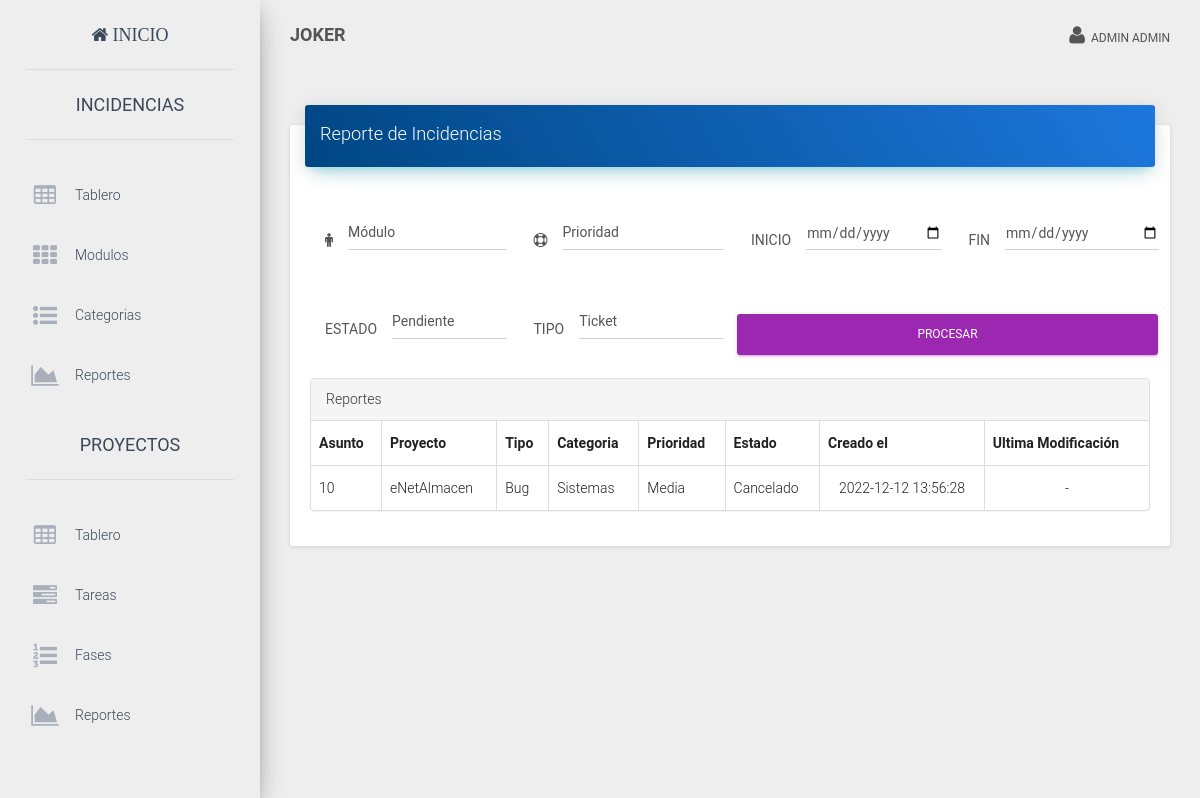
Screenshot of /?view=reports (signed in) with the database file from the repository.
### tables this page shows
CREATE TABLE IF NOT EXISTS `user` (
  `id` int NOT NULL AUTO_INCREMENT,
  `username` varchar(50) DEFAULT NULL,
  `name` varchar(50) DEFAULT NULL,
  `lastname` varchar(50) DEFAULT NULL,
  `email` varchar(255) DEFAULT NULL,
  `password` varchar(60) DEFAULT NULL,
  `is_active` tinyint(1) NOT NULL DEFAULT '1',
  `kind` int NOT NULL DEFAULT '1',
  `created_at` datetime DEFAULT NULL,
  PRIMARY KEY (`id`)
);

CREATE TABLE IF NOT EXISTS `ticket` (
  `id` int NOT NULL AUTO_INCREMENT,
  `title` varchar(100) DEFAULT NULL,
  `description` text,
  `updated_at` datetime DEFAULT NULL,
  `created_at` datetime DEFAULT NULL,
  `kind_id` int NOT NULL,
  `user_id` int NOT NULL,
  `asigned_id` int DEFAULT NULL,
  `project_id` int DEFAULT NULL,
  `category_id` int DEFAULT NULL,
  `priority_id` int NOT NULL DEFAULT '1',
  `status_id` int NOT NULL DEFAULT '1',
  PRIMARY KEY (`id`),
  KEY `priority_id` (`priority_id`),
  KEY `status_id` (`status_id`),
  KEY `user_id` (`user_id`),
  KEY `kind_id` (`kind_id`),
  KEY `category_id` (`category_id`),
  KEY `project_id` (`project_id`),
  CONSTRAINT `ticket_ibfk_1` FOREIGN KEY (`priority_id`) REFERENCES `priority` (`id`),
  CONSTRAINT `ticket_ibfk_2` FOREIGN KEY (`status_id`) REFERENCES `status` (`id`),
  CONSTRAINT `ticket_ibfk_3` FOREIGN KEY (`user_id`) REFERENCES `user` (`id`),
  CONSTRAINT `ticket_ibfk_4` FOREIGN KEY (`kind_id`) REFERENCES `kind` (`id`),
  CONSTRAINT `ticket_ibfk_5` FOREIGN KEY (`category_id`) REFERENCES `category` (`id`),
  CONSTRAINT `ticket_ibfk_6` FOREIGN KEY (`project_id`) REFERENCES `project` (`id`)
);

CREATE TABLE IF NOT EXISTS `project` (
  `id` int NOT NULL AUTO_INCREMENT,
  `name` varchar(200) DEFAULT NULL,
  `description` text,
  PRIMARY KEY (`id`)
);

CREATE TABLE IF NOT EXISTS `category` (
  `id` int NOT NULL AUTO_INCREMENT,
  `name` varchar(200) DEFAULT NULL,
  PRIMARY KEY (`id`)
);

CREATE TABLE IF NOT EXISTS `priority` (
  `id` int NOT NULL AUTO_INCREMENT,
  `name` varchar(100) DEFAULT NULL,
  PRIMARY KEY (`id`)
);

### core/app/view/reports-view.php (the view, shortened to what the rows shown need)
<div class="row">
	<div class="col-md-12">
		<div class="card">
			<div class="card-header" data-background-color="blue">
				<h4 class="title">Reporte de Incidencias</h4>
			</div>
			<div class="card-content table-responsive">
				<form class="form-horizontal" role="form">
					<?php
					$projects = ProjectData::getAll();
					$priorities = PriorityData::getAll();
					$statuses = StatusData::getAll();
					$kinds = KindData::getAll();
					?>
					<div class="form-group">
						<div class="col-lg-3">
							<div class="input-group">
								<span class="input-group-addon"><i class="fa fa-male"></i></span>
								<select name="project_id" class="form-control">
									<option value="">Módulo</option>
								</select>
							</div>
						</div>
						<div class="col-lg-3">
							<div class="input-group">
								<span class="input-group-addon"><i class="fa fa-support"></i></span>
								<select name="priority_id" class="form-control">
									<option value="">Prioridad</option>
								</select>
							</div>
						</div>
						<div class="col-lg-3">
							<div class="input-group">
								<span class="input-group-addon">INICIO</span>
								<input type="date" name="start_at" value="<?php if (isset($_GET["start_at"]) && $_GET["start_at"] != "") {
																				echo $_GET["start_at"];
																			} ?>" class="form-control" placeholder="Palabra clave">
							</div>
						</div>
						<div class="col-lg-3">
							<div class="input-group">
								<span class="input-group-addon">FIN</span>
								<input type="date" name="finish_at" value="<?php if (isset($_GET["finish_at"]) && $_GET["finish_at"] != "") {
																				echo $_GET["finish_at"];
																			} ?>" class="form-control" placeholder="Palabra clave">
							</div>
						</div>
					</div>
					<div class="form-group">
						<div class="col-lg-3">
							<div class="input-group">
								<span class="input-group-addon">ESTADO</span>
								<select name="status_id" class="form-control">
									<?php foreach ($statuses as $p) : ?>
										<option value="<?php echo $p->id; ?>" <?php if (isset($_GET["status_id"]) && $_GET["status_id"] == $p->id) {
																					echo "selected";
																				} ?>><?php echo $p->name; ?></option>
									<?php endforeach; ?>
								</select>
							</div>
						</div>
						<div class="col-lg-3">
							<div class="input-group">
								<span class="input-group-addon">TIPO</span>
								<select name="kind_id" class="form-control">
									<?php foreach ($kinds as $p) : ?>
										<option value="<?php echo $p->id; ?>" <?php if (isset($_GET["kind_id"]) && $_GET["kind_id"] == $p->id) {
																					echo "selected";
																				} ?>><?php echo $p->name; ?></option>
									<?php endforeach; ?>
								</select>
							</div>
						</div>
						<div class="col-lg-6" style="display:flex;">
							<button class="btn btn-primary btn-block">Procesar</button>
						</div>
					</div>
				</form>
				<?php
				$users = array();
				if ((isset($_GET["status_id"]) && isset($_GET["kind_id"]) && isset($_GET["project_id"]) && isset($_GET["priority_id"]) && isset($_GET["start_at"]) && isset($_GET["finish_at"])) && ($_GET["status_id"] != "" || $_GET["kind_id"] != "" || $_GET["project_id"] != "" || $_GET["priority_id"] != "" || ($_GET["start_at"] != "" && $_GET["finish_at"] != ""))) {
					$sql = "select * from ticket where ";
					if ($_GET["status_id"] != "") {
						$sql .= " status_id = " . $_GET["status_id"];
					}
					if ($_GET["kind_id"] != "") {
						if ($_GET["status_id"] != "") {
							$sql .= " and ";
						}
						$sql .= " kind_id = " . $_GET["kind_id"];
					}
					if ($_GET["project_id"] != "") {
						if ($_GET["status_id"] != "" || $_GET["kind_id"] != "") {
							$sql .= " and ";
						}
						$sql .= " project_id = " . $_GET["project_id"];
					}
					if ($_GET["priority_id"] != "") {
						if ($_GET["status_id"] != "" || $_GET["project_id"] != "" || $_GET["kind_id"] != "") {
							$sql .= " and ";
						}
						$sql .= " priority_id = " . $_GET["priority_id"];
					}
					if ($_GET["start_at"] != "" && $_GET["finish_at"]) {
						if ($_GET["status_id"] != "" || $_GET["project_id"] != "" || $_GET["priority_id"] != "" || $_GET["kind_id"] != "") {
							$sql .= " and ";
						}
						$sql .= " ( date_at >= \"" . $_GET["start_at"] . "\" and date_at <= \"" . $_GET["finish_at"] . "\" ) ";
					}
					$users = TicketData::getBySQL($sql);
				} else {
					$users = TicketData::getAll();
				}
				if (count($users) > 0) {
				?>
					<div class="panel panel-default">
						<div class="panel-heading">Reportes</div>
						<table class="table table-bordered table-hover" id="tickets">
							<tbody>
								<tr>
									<th>Asunto</th>
									<th>Proyecto</th>
									<th>Tipo</th>
									<th>Categoria</th>
									<th>Prioridad</th>
									<th>Estado</th>
									<th>Creado el</th>
									<th>Ultima Modificación</th>
								</tr>
								<?php
									foreach ($users as $user) {
										$project = $user->getProject();
										$medic = $user->getPriority();
										$lastModificationDate = (is_null($user->updated_at) || empty($user->updated_at)) ? ' - ' : $user->updated_at;
										echo "
											<tr>
												<td>{$user->title}</td>
												<td>{$project->name}</td>
												<td>{$user->getKind()->name}</td>
												<td>{$user->getCategory()->name}</td>
												<td>{$medic->name}</td>
												<td>{$user->getStatus()->name}</td>
												<td class='text-center'>{$user->created_at}</td>
												<td class='text-center'>{$lastModificationDate}</td>
											</tr>
										";
									}
								?>
							</tbody>
						</table>
						<?php
							} else {
								echo "<p class='alert alert-danger'>No hay tickets</p>";
							}
						?>
					</div>
			</div>
		</div>
	</div>

### core/app/layouts/layout.php (shortened to what the rows shown need)
<!doctype html>
<html lang="en">
<head>
  <link href="assets/css/bootstrap.min.css" rel="stylesheet" />
  <link href="assets/css/material-dashboard.css" rel="stylesheet" />
  <link href="assets/font-awesome/css/font-awesome.min.css" rel="stylesheet">
  <link href="assets/css/site.css" rel="stylesheet" />
</head>
<body>
  <?php if (isset($_SESSION["user_id"])) : ?>
    <div class="">
      <div class="sidebar" data-color="blue">
            <div class="logo">
              <a href="./" class="simple-text"><i class="fa fa-home"> Inicio</i></a>
            </div>
            <div class="sidebar-wrapper">
              <div>
                <div class="logo">
                    <a href="./?view=Inci_inicioincidencias" class="simple-text">INCIDENCIAS</a>
                </div>
                <ul class="nav">
                  <li class="" >
                    <a href="./?view=Inci_inicioincidencias">
                      <i class="fa fa-table" aria-hidden="true"></i>
                      <p>Tablero</p>
                    </a>
                  </li>
                  <?php
                  if ($_SESSION['kind'] == 1) {
                  ?>
                    <li>
                      <a href="./?view=projects">
                        <i class="fa fa fa-th"></i>
                        <p>Modulos</p>
                      </a>
                    </li>
                    <li>
                      <a href="./?view=categories">
                        <i class="fa fa-list-ul"></i>
                        <p>Categorias</p>
                      </a>
                    </li>
                    <li>
                      <a href="./?view=reports">
                        <i class="fa fa-area-chart"></i>
                        <p>Reportes</p>
                      </a>
                    </li>
                  <?php
                  }
                  ?>
                </ul>
                <?php
                if ($_SESSION['kind'] == 1) {
                ?>
                  <div class="logo">
                    <a href="./?view=Pro_inicioproyecto" class="simple-text">PROYECTOS</a>
                  </div>
                  <ul class="nav">
                    <li class="" >
                      <a href="./?view=Pro_inicioproyecto">
                        <i class="fa fa-table"></i>
                        <p>Tablero</p>
                      </a>
                    </li>
                    <li>
                      <a href="./?view=Pro_iniciotareas">
                        <i class="fa fa-tasks"></i>
                        <p>Tareas</p>
                      </a>
                    </li>
                    <li>
                      <a href="index.php?view=Pro_fases">
                        <i class="fa fa-list-ol"></i>
                        <p>Fases</p>
                      </a>
                    </li>
                    <li>
                      <a href="./?view=Pro_reportes">
                        <i class="fa fa-area-chart"></i>
                        <p>Reportes</p>
                      </a>
                    </li>
                  </ul>
                  <div class="logo">
                     <a href="./?view=users" class="simple-text"> USUARIOS</a>
                  </div>
                <?php
                }
                ?>
              </div>
            </div>
      </div>
      <div class="main-panel">
        <nav class="navbar navbar-transparent navbar-absolute">
          <div class="container-fluid">
            <div class="navbar-header">
              <a class="navbar-brand" href="./"><b>JOKER</b></a>
            </div>
            <div class="collapse navbar-collapse">
              <ul class="nav navbar-nav navbar-right">
                <li class="dropdown">
                  <a href="#" class="dropdown-toggle" data-toggle="dropdown">
                    <i class="fa fa-user"></i>
                    &nbsp;<?php echo Core::$user->name . " " . Core::$user->lastname; ?>
                  </a>
                </li>
              </ul>
            </div>
          </div>
        </nav>
        <div class="content">
              <div class="container-fluid ">
                <?php
                View::load("login");
                ?>
              </div>
        </div>
      </div>
    </div>
  <?php else : ?>
    <?php
    View::load("login");
    ?>
  <?php endif; ?>
</body>
</html>

### rows the page displays
user: name "ADMIN", lastname "ADMIN"
ticket: title "10", project.name "eNetAlmacen", name "Bug", category.name "Sistemas", priority.name "Media", name "Cancelado", created_at "2022-12-12 13:56:28", updated_at "-"

### other values shown
form field status_id "Pendiente"
form field kind_id "Ticket"
